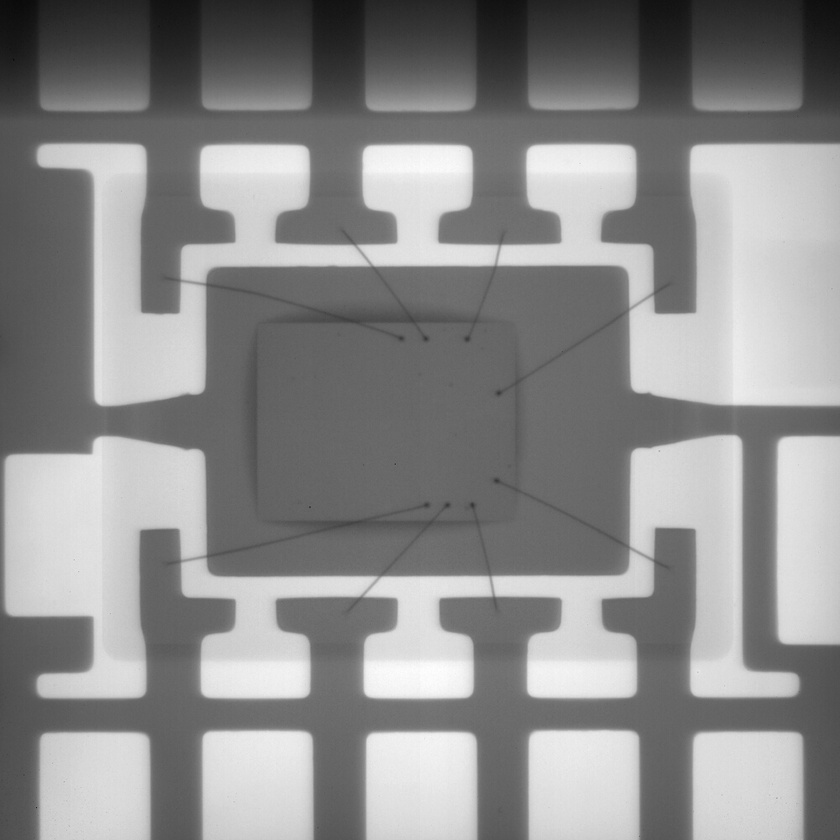
#> input picture Hackathon_2019/Voids/raw/WS06.jpg, 840 x 840 px, shrunk from 1000 x 1000 before the run
$ jupyter execute Wires.ipynb
#> lines starting #> are read from the running program, lines starting #| are printed output that depends on the picture; after the words box and inside, x2 and y2 are one past the last pixel; in counts of white or black regions, pixels touching at a corner belong together
[cell 1]
import cv2
import numpy as np
from matplotlib import pyplot as plt
img = cv2.imread('WS06.jpg')
#> img is the input picture: shape (840, 840, 3); min 9, max 254, mean 139.9
img0 = img*4
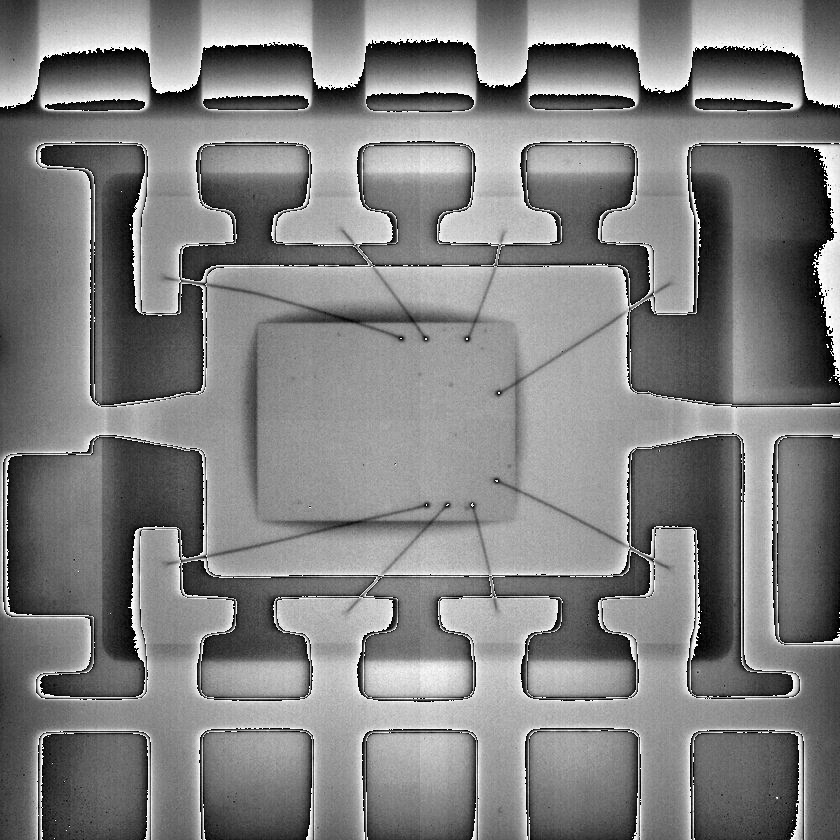
#> img0: shape (840, 840, 3); min 0, max 252, mean 128.5
gray = cv2.cvtColor(img0,cv2.COLOR_BGR2GRAY)

kernel_size = 5
blur_gray = cv2.GaussianBlur(gray,(kernel_size, kernel_size),0)
kernel = np.array([[-1,-1,-1], [-1,9,-1], [-1,-1,-1]])
gray = cv2.filter2D(blur_gray, -1, kernel)
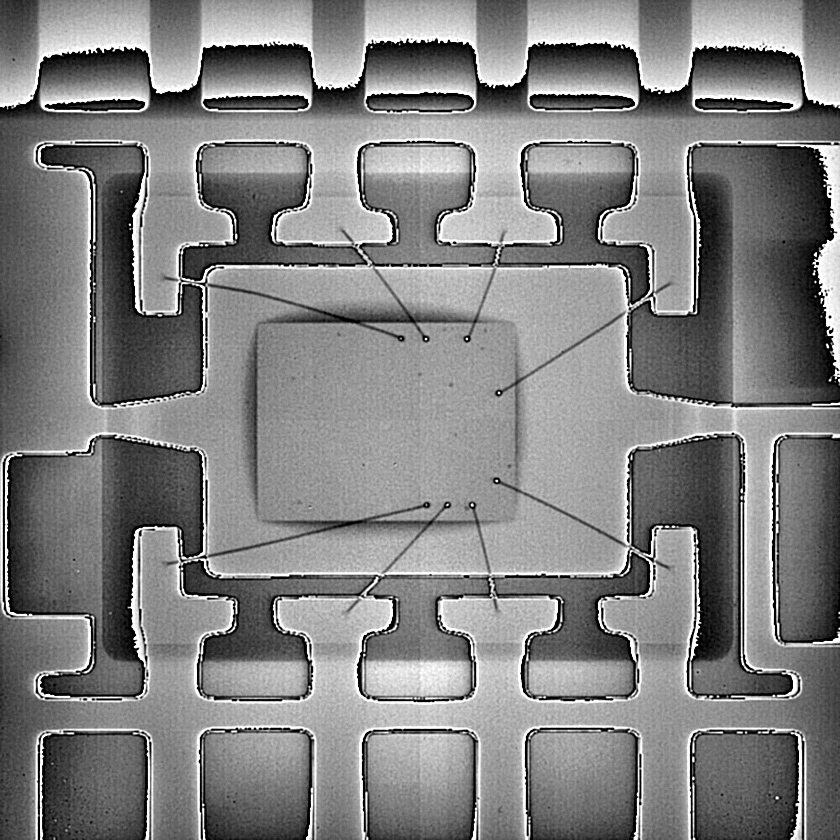
#> gray: shape (840, 840); min 0, max 255, mean 128.6
edges = cv2.Canny(blur_gray,50,150,apertureSize = 3)
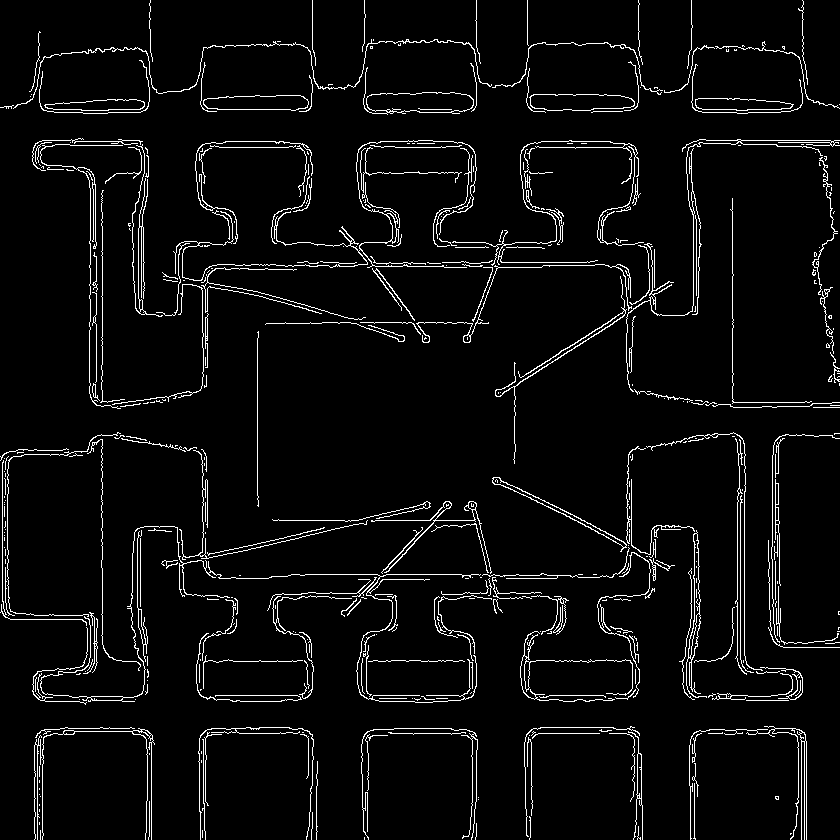
#> edges: shape (840, 840); 4.7% white in thin lines or dots
rho = 0.5
theta = np.pi / 180
threshold = 15
min_line_length = 50
max_line_gap = 20
output = np.copy(img)
count = 0
lines = cv2.HoughLinesP(edges, rho, theta, threshold, np.array([]),
                    min_line_length, max_line_gap)
#> lines = 315 rows, first 6: [102, 406, 102, 190], [205, 386, 205, 269], [691, 211, 691, 142], [732, 406, 732, 198], [744, 673, 744, 443], [527, 733, 639, 733]

for line in lines:
    for x1,y1,x2,y2 in line:
        if abs(x1-x2)>5 and abs(y1-y2)>5:
            if ((x1>gray.shape[0]*.25 and x1 < gray.shape[0]*.75) or (x2>gray.shape[0]*.25 and x2 < gray.shape[0]*.75)):
                if ((y1 >gray.shape[0]*.25 and y1 < gray.shape[1]*.75))or(y2 >gray.shape[0]*.25 and y2 < gray.shape[1]*.75):
                    cv2.line(output,(x1,y1),(x2,y2),(0,255,2),3)
                    count += 1
#> this loop made 315 passes
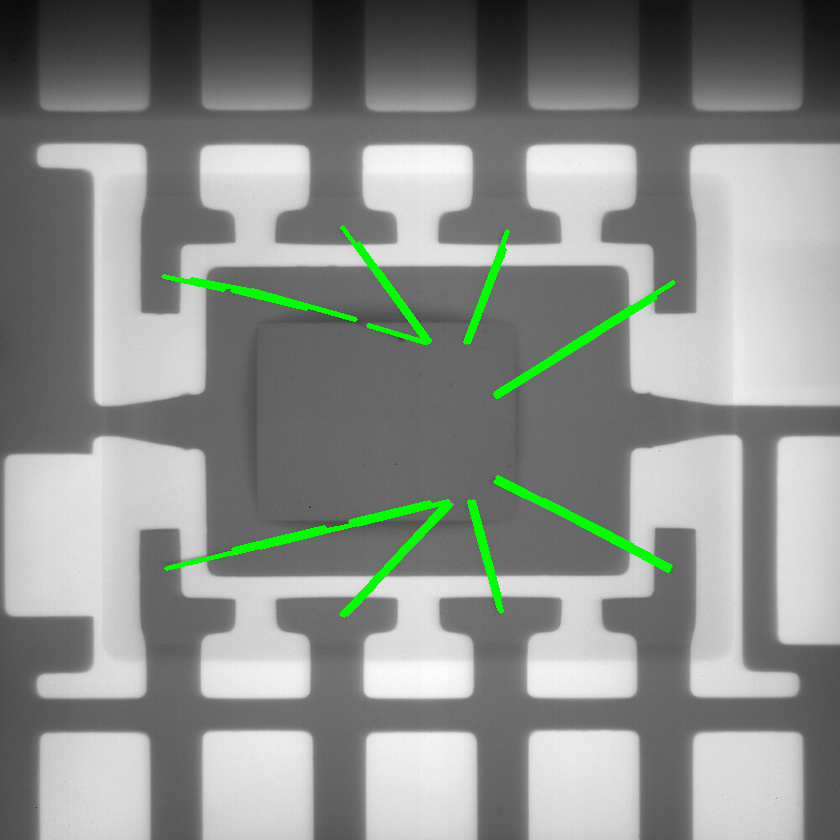
#> output: shape (840, 840, 3); 1.69% of pixels changed, all inside (x1, y1, x2, y2) = (161, 225, 676, 618)
#> after the loop, count = 38
fig, ax = plt.subplots(figsize=(20, 10))
ax.imshow(output)
print(count//4)
#| 9

$ run again, with Hackathon_2019/Voids/raw/WS15.tif saved as Hackathon_2019/Voids/raw/WS06.jpg
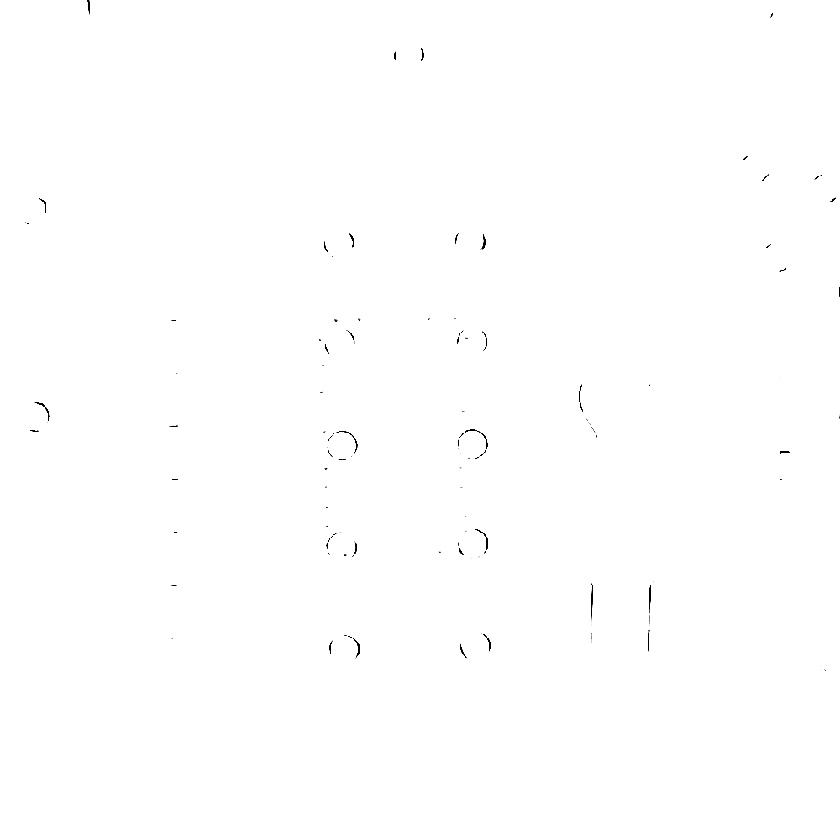
#> input picture Hackathon_2019/Voids/raw/WS15.tif, 840 x 840 px, shrunk from 1000 x 1000 before the run
#> img is the input picture: shape (840, 840, 3); min 0, max 255, mean 254.6
#> `edges = cv2.Canny(blur_gray,50,150,apertureSize = 3)`:
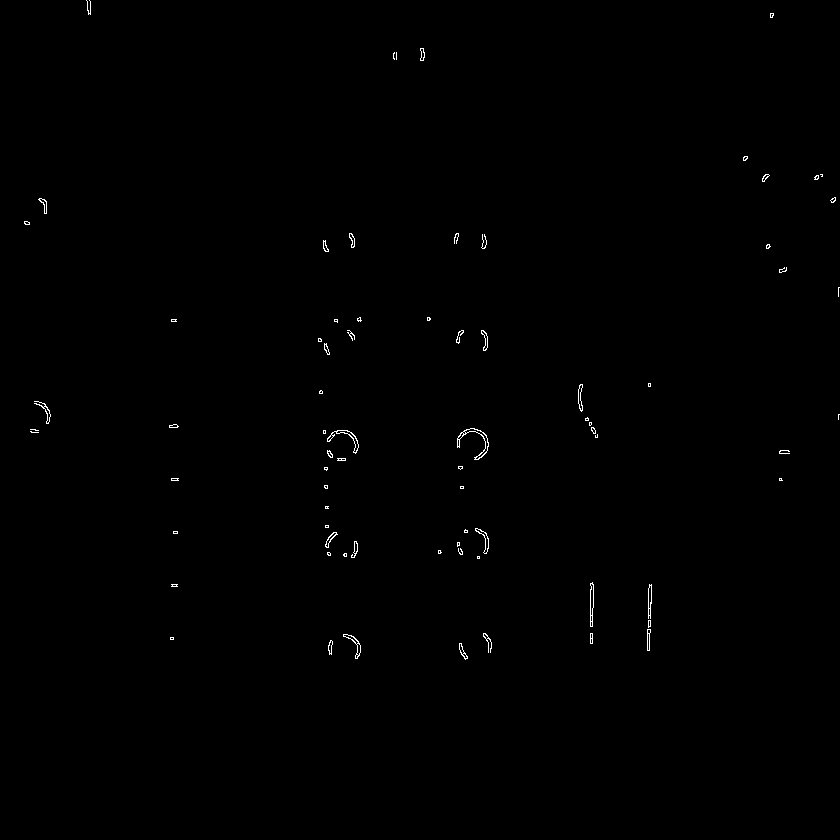
#> edges: shape (840, 840); 0.29% white in thin lines or dots, all inside (x1, y1, x2, y2) = (24, 0, 840, 660)
#> lines = [[590, 643, 590, 583], [648, 650, 648, 588], [649, 650, 651, 584], [327, 554, 327, 438], [325, 546, 325, 467], [326, 547, 326, 467]]
#> the loop `for line in lines:` made 6 passes
#> after the loop `for line in lines:`: count = 0
#| 0
